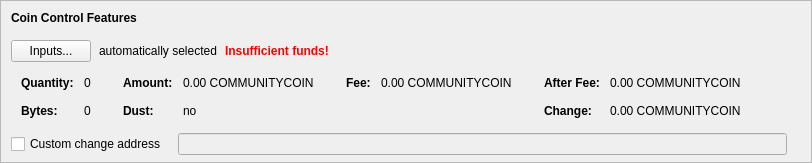
    <widget class="QFrame" name="frameCoinControl">
     <property name="sizePolicy">
      <sizepolicy hsizetype="Expanding" vsizetype="Expanding">
       <horstretch>0</horstretch>
       <verstretch>0</verstretch>
      </sizepolicy>
     </property>
     <property name="maximumSize">
      <size>
       <width>16777215</width>
       <height>16777215</height>
      </size>
     </property>
     <property name="frameShape">
      <enum>QFrame::StyledPanel</enum>
     </property>
     <property name="frameShadow">
      <enum>QFrame::Sunken</enum>
     </property>
     <layout class="QVBoxLayout" name="verticalLayoutCoinControl2">
      <property name="spacing">
       <number>0</number>
      </property>
      <property name="leftMargin">
       <number>0</number>
      </property>
      <property name="topMargin">
       <number>0</number>
      </property>
      <property name="rightMargin">
       <number>0</number>
      </property>
      <property name="bottomMargin">
       <number>6</number>
      </property>
      <item>
       <layout class="QVBoxLayout" name="verticalLayoutCoinControl" stretch="0,0,0,0,1">
        <property name="spacing">
         <number>0</number>
        </property>
        <property name="leftMargin">
         <number>10</number>
        </property>
        <property name="topMargin">
         <number>10</number>
        </property>
        <item>
         <layout class="QHBoxLayout" name="horizontalLayoutCoinControl1">
          <property name="bottomMargin">
           <number>15</number>
          </property>
          <item>
           <widget class="QLabel" name="labelCoinControlFeatures">
            <property name="sizePolicy">
             <sizepolicy hsizetype="Preferred" vsizetype="Maximum">
              <horstretch>0</horstretch>
              <verstretch>0</verstretch>
             </sizepolicy>
            </property>
            <property name="font">
             <font>
              <weight>75</weight>
              <bold>true</bold>
             </font>
            </property>
            <property name="styleSheet">
             <string notr="true">font-weight:bold;</string>
            </property>
            <property name="text">
             <string>Coin Control Features</string>
            </property>
           </widget>
          </item>
         </layout>
        </item>
        <item>
         <layout class="QHBoxLayout" name="horizontalLayoutCoinControl2" stretch="0,0,0,0">
          <property name="spacing">
           <number>8</number>
          </property>
          <property name="bottomMargin">
           <number>10</number>
          </property>
          <item>
           <widget class="QPushButton" name="pushButtonCoinControl">
            <property name="styleSheet">
             <string notr="true"/>
            </property>
            <property name="text">
             <string>Inputs...</string>
            </property>
            <property name="autoDefault">
             <bool>false</bool>
            </property>
           </widget>
          </item>
          <item>
           <widget class="QLabel" name="labelCoinControlAutomaticallySelected">
            <property name="text">
             <string>automatically selected</string>
            </property>
            <property name="margin">
             <number>5</number>
            </property>
           </widget>
          </item>
          <item>
           <widget class="QLabel" name="labelCoinControlInsuffFunds">
            <property name="font">
             <font>
              <weight>75</weight>
              <bold>true</bold>
             </font>
            </property>
            <property name="styleSheet">
             <string notr="true">color:red;font-weight:bold;</string>
            </property>
            <property name="text">
             <string>Insufficient funds!</string>
            </property>
            <property name="margin">
             <number>5</number>
            </property>
           </widget>
          </item>
          <item>
           <spacer name="horizontalSpacerCoinControl">
            <property name="orientation">
             <enum>Qt::Horizontal</enum>
            </property>
            <property name="sizeHint" stdset="0">
             <size>
              <width>40</width>
              <height>1</height>
             </size>
            </property>
           </spacer>
          </item>
         </layout>
        </item>
        <item>
         <widget class="QWidget" name="widgetCoinControl" native="true">
          <property name="sizePolicy">
           <sizepolicy hsizetype="Preferred" vsizetype="Preferred">
            <horstretch>0</horstretch>
            <verstretch>0</verstretch>
           </sizepolicy>
          </property>
          <property name="minimumSize">
           <size>
            <width>0</width>
            <height>0</height>
           </size>
          </property>
          <property name="styleSheet">
           <string notr="true"/>
          </property>
          <layout class="QHBoxLayout" name="horizontalLayoutCoinControl5">
           <property name="leftMargin">
            <number>0</number>
           </property>
           <property name="topMargin">
            <number>0</number>
           </property>
           <property name="rightMargin">
            <number>0</number>
           </property>
           <property name="bottomMargin">
            <number>0</number>
           </property>
           <item>
            <layout class="QHBoxLayout" name="horizontalLayoutCoinControl3" stretch="0,0,0,1">
             <property name="spacing">
              <number>20</number>
             </property>
             <property name="topMargin">
              <number>0</number>
             </property>
             <property name="bottomMargin">
              <number>10</number>
             </property>
             <item>
              <layout class="QFormLayout" name="formLayoutCoinControl1">
               <property name="horizontalSpacing">
                <number>10</number>
               </property>
               <property name="verticalSpacing">
                <number>14</number>
               </property>
               <property name="leftMargin">
                <number>10</number>
               </property>
               <property name="topMargin">
                <number>4</number>
               </property>
               <property name="rightMargin">
                <number>6</number>
               </property>
               <item row="0" column="0">
                <widget class="QLabel" name="labelCoinControlQuantityText">
                 <property name="font">
                  <font>
                   <weight>75</weight>
                   <bold>true</bold>
                  </font>
                 </property>
                 <property name="text">
                  <string>Quantity:</string>
                 </property>
                 <property name="margin">
                  <number>0</number>
                 </property>
                </widget>
               </item>
               <item row="0" column="1">
                <widget class="QLabel" name="labelCoinControlQuantity">
                 <property name="cursor">
                  <cursorShape>IBeamCursor</cursorShape>
                 </property>
                 <property name="contextMenuPolicy">
                  <enum>Qt::ActionsContextMenu</enum>
                 </property>
                 <property name="text">
                  <string notr="true">0</string>
                 </property>
                 <property name="margin">
                  <number>0</number>
                 </property>
                 <property name="textInteractionFlags">
                  <set>Qt::LinksAccessibleByMouse|Qt::TextSelectableByKeyboard|Qt::TextSelectableByMouse</set>
                 </property>
                </widget>
               </item>
               <item row="1" column="0">
                <widget class="QLabel" name="labelCoinControlBytesText">
                 <property name="font">
                  <font>
                   <weight>75</weight>
                   <bold>true</bold>
                  </font>
                 </property>
                 <property name="text">
                  <string>Bytes:</string>
                 </property>
                </widget>
               </item>
               <item row="1" column="1">
                <widget class="QLabel" name="labelCoinControlBytes">
                 <property name="cursor">
                  <cursorShape>IBeamCursor</cursorShape>
                 </property>
                 <property name="contextMenuPolicy">
                  <enum>Qt::ActionsContextMenu</enum>
                 </property>
                 <property name="text">
                  <string notr="true">0</string>
                 </property>
                 <property name="textInteractionFlags">
                  <set>Qt::LinksAccessibleByMouse|Qt::TextSelectableByKeyboard|Qt::TextSelectableByMouse</set>
                 </property>
                </widget>
               </item>
              </layout>
             </item>
             <item>
              <layout class="QFormLayout" name="formLayoutCoinControl2">
               <property name="horizontalSpacing">
                <number>10</number>
               </property>
               <property name="verticalSpacing">
                <number>14</number>
               </property>
               <property name="leftMargin">
                <number>6</number>
               </property>
               <property name="topMargin">
                <number>4</number>
               </property>
               <property name="rightMargin">
                <number>6</number>
               </property>
               <item row="0" column="0">
                <widget class="QLabel" name="labelCoinControlAmountText">
                 <property name="font">
                  <font>
                   <weight>75</weight>
                   <bold>true</bold>
                  </font>
                 </property>
                 <property name="text">
                  <string>Amount:</string>
                 </property>
                 <property name="margin">
                  <number>0</number>
                 </property>
                </widget>
               </item>
               <item row="0" column="1">
                <widget class="QLabel" name="labelCoinControlAmount">
                 <property name="cursor">
                  <cursorShape>IBeamCursor</cursorShape>
                 </property>
                 <property name="contextMenuPolicy">
                  <enum>Qt::ActionsContextMenu</enum>
                 </property>
                 <property name="text">
                  <string notr="true">0.00 COMMUNITYCOIN</string>
                 </property>
                 <property name="textInteractionFlags">
                  <set>Qt::LinksAccessibleByMouse|Qt::TextSelectableByKeyboard|Qt::TextSelectableByMouse</set>
                 </property>
                </widget>
               </item>
               <item row="1" column="0">
                <widget class="QLabel" name="labelCoinControlLowOutputText">
                 <property name="font">
                  <font>
                   <weight>75</weight>
                   <bold>true</bold>
                  </font>
                 </property>
                 <property name="text">
                  <string>Dust:</string>
                 </property>
                </widget>
               </item>
               <item row="1" column="1">
                <widget class="QLabel" name="labelCoinControlLowOutput">
                 <property name="cursor">
                  <cursorShape>IBeamCursor</cursorShape>
                 </property>
                 <property name="contextMenuPolicy">
                  <enum>Qt::ActionsContextMenu</enum>
                 </property>
                 <property name="text">
                  <string notr="true">no</string>
                 </property>
                 <property name="textInteractionFlags">
                  <set>Qt::LinksAccessibleByMouse|Qt::TextSelectableByKeyboard|Qt::TextSelectableByMouse</set>
                 </property>
                </widget>
               </item>
              </layout>
             </item>
             <item>
              <layout class="QFormLayout" name="formLayoutCoinControl3">
               <property name="horizontalSpacing">
                <number>10</number>
               </property>
               <property name="verticalSpacing">
                <number>14</number>
               </property>
               <property name="leftMargin">
                <number>6</number>
               </property>
               <property name="topMargin">
                <number>4</number>
               </property>
               <property name="rightMargin">
                <number>6</number>
               </property>
               <item row="0" column="0">
                <widget class="QLabel" name="labelCoinControlFeeText">
                 <property name="font">
                  <font>
                   <weight>75</weight>
                   <bold>true</bold>
                  </font>
                 </property>
                 <property name="text">
                  <string>Fee:</string>
                 </property>
                 <property name="margin">
                  <number>0</number>
                 </property>
                </widget>
               </item>
               <item row="0" column="1">
                <widget class="QLabel" name="labelCoinControlFee">
                 <property name="cursor">
                  <cursorShape>IBeamCursor</cursorShape>
                 </property>
                 <property name="contextMenuPolicy">
                  <enum>Qt::ActionsContextMenu</enum>
                 </property>
                 <property name="text">
                  <string notr="true">0.00 COMMUNITYCOIN</string>
                 </property>
                 <property name="textInteractionFlags">
                  <set>Qt::LinksAccessibleByMouse|Qt::TextSelectableByKeyboard|Qt::TextSelectableByMouse</set>
                 </property>
                </widget>
               </item>
             </layout>
             </item>
             <item>
              <layout class="QFormLayout" name="formLayoutCoinControl4">
               <property name="horizontalSpacing">
                <number>10</number>
               </property>
               <property name="verticalSpacing">
                <number>14</number>
               </property>
               <property name="leftMargin">
                <number>6</number>
               </property>
               <property name="topMargin">
                <number>4</number>
               </property>
               <property name="rightMargin">
                <number>6</number>
               </property>
               <item row="0" column="0">
                <widget class="QLabel" name="labelCoinControlAfterFeeText">
                 <property name="font">
                  <font>
                   <weight>75</weight>
                   <bold>true</bold>
                  </font>
                 </property>
                 <property name="text">
                  <string>After Fee:</string>
                 </property>
                 <property name="margin">
                  <number>0</number>
                 </property>
                </widget>
               </item>
               <item row="0" column="1">
                <widget class="QLabel" name="labelCoinControlAfterFee">
                 <property name="cursor">
                  <cursorShape>IBeamCursor</cursorShape>
                 </property>
                 <property name="contextMenuPolicy">
                  <enum>Qt::ActionsContextMenu</enum>
                 </property>
                 <property name="text">
                  <string notr="true">0.00 COMMUNITYCOIN</string>
                 </property>
                 <property name="textInteractionFlags">
                  <set>Qt::LinksAccessibleByMouse|Qt::TextSelectableByKeyboard|Qt::TextSelectableByMouse</set>
                 </property>
                </widget>
               </item>
               <item row="1" column="0">
                <widget class="QLabel" name="labelCoinControlChangeText">
                 <property name="font">
                  <font>
                   <weight>75</weight>
                   <bold>true</bold>
                  </font>
                 </property>
                 <property name="text">
                  <string>Change:</string>
                 </property>
                </widget>
               </item>
               <item row="1" column="1">
                <widget class="QLabel" name="labelCoinControlChange">
                 <property name="cursor">
                  <cursorShape>IBeamCursor</cursorShape>
                 </property>
                 <property name="contextMenuPolicy">
                  <enum>Qt::ActionsContextMenu</enum>
                 </property>
                 <property name="text">
                  <string notr="true">0.00 COMMUNITYCOIN</string>
                 </property>
                 <property name="textInteractionFlags">
                  <set>Qt::LinksAccessibleByMouse|Qt::TextSelectableByKeyboard|Qt::TextSelectableByMouse</set>
                 </property>
                </widget>
               </item>
              </layout>
             </item>
            </layout>
           </item>
          </layout>
         </widget>
        </item>
        <item>
         <layout class="QHBoxLayout" name="horizontalLayoutCoinControl4" stretch="0,0,0">
          <property name="spacing">
           <number>12</number>
          </property>
          <property name="sizeConstraint">
           <enum>QLayout::SetDefaultConstraint</enum>
          </property>
          <property name="topMargin">
           <number>5</number>
          </property>
          <property name="rightMargin">
           <number>5</number>
          </property>
          <item>
           <widget class="QCheckBox" name="checkBoxCoinControlChange">
            <property name="toolTip">
             <string>If this is activated, but the change address is empty or invalid, change will be sent to a newly generated address.</string>
            </property>
            <property name="text">
             <string>Custom change address</string>
            </property>
           </widget>
          </item>
          <item>
           <widget class="QValidatedLineEdit" name="lineEditCoinControlChange">
            <property name="enabled">
             <bool>false</bool>
            </property>
            <property name="sizePolicy">
             <sizepolicy hsizetype="Expanding" vsizetype="Fixed">
              <horstretch>0</horstretch>
              <verstretch>0</verstretch>
             </sizepolicy>
            </property>
           </widget>
          </item>
          <item>
           <widget class="QLabel" name="labelCoinControlChangeLabel">
            <property name="sizePolicy">
             <sizepolicy hsizetype="Preferred" vsizetype="Expanding">
              <horstretch>0</horstretch>
              <verstretch>0</verstretch>
             </sizepolicy>
            </property>
            <property name="minimumSize">
             <size>
              <width>0</width>
              <height>0</height>
             </size>
            </property>
            <property name="text">
             <string/>
            </property>
            <property name="margin">
             <number>3</number>
            </property>
           </widget>
          </item>
         </layout>
        </item>
        <item>
         <spacer name="verticalSpacerCoinControl">
          <property name="orientation">
           <enum>Qt::Vertical</enum>
          </property>
          <property name="sizeHint" stdset="0">
           <size>
            <width>800</width>
            <height>1</height>
           </size>
          </property>
         </spacer>
        </item>
       </layout>
      </item>
     </layout>
    </widget>
